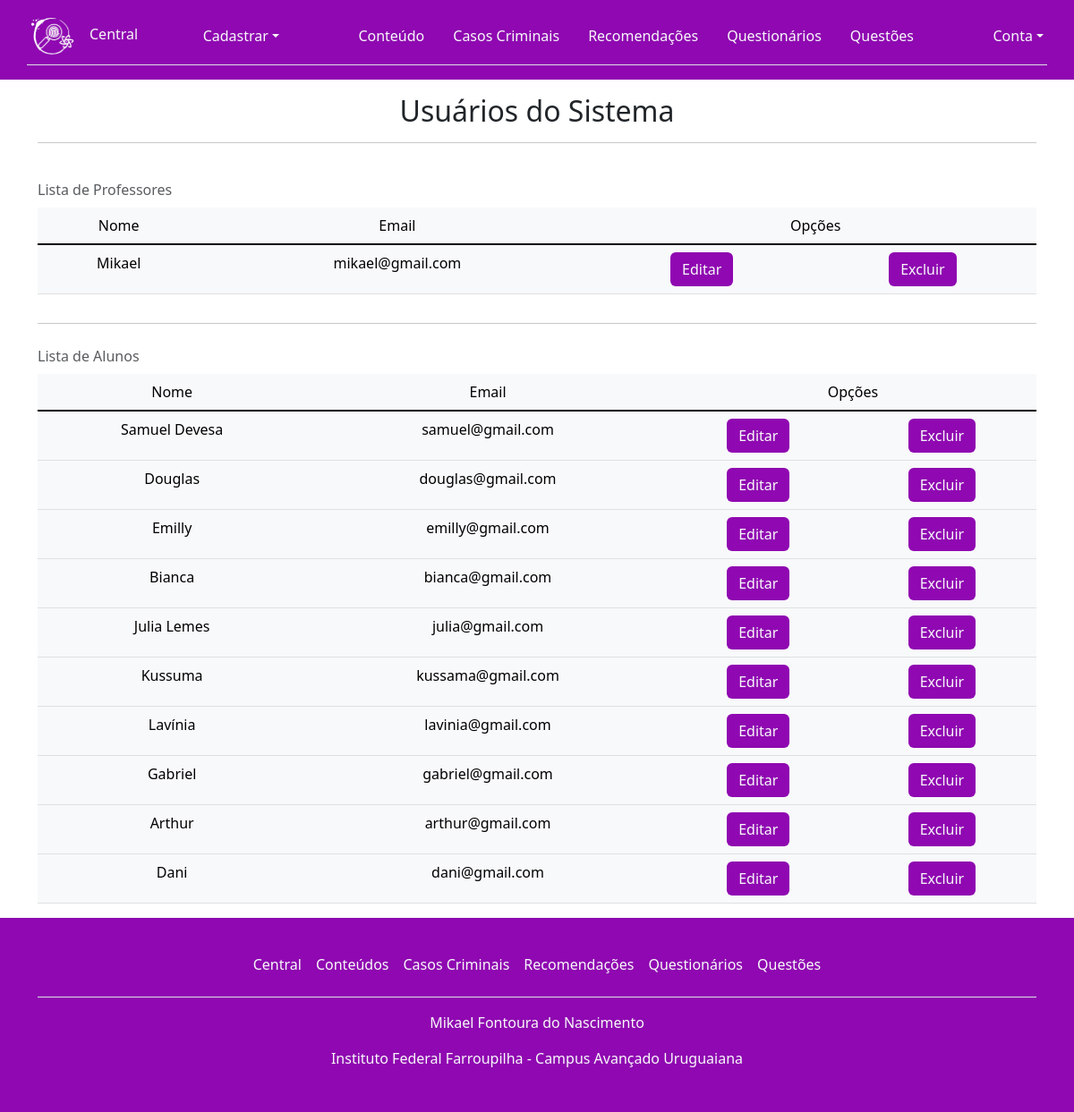
Page /list_users.php (signed in) on the committed database.
### tables this page shows
CREATE TABLE `usuario` (
  `id_usuario` int(11) NOT NULL,
  `nome` varchar(100) NOT NULL,
  `email` varchar(100) NOT NULL,
  `senha` varchar(255) NOT NULL,
  `tipo` int(11) NOT NULL
);

### list_users.php (the view, shortened to what this page needs)
<?php
include_once('controle.php');
$id_usuario = $_SESSION['id_usuario'];
$sql = "SELECT * FROM usuario WHERE id_usuario = $id_usuario";
$resultado = mysqli_query($conexao, $sql);
?>
<!DOCTYPE html>
<html lang="pt-BR">
<head>
    <link rel="stylesheet" href="https://cdnjs.cloudflare.com/ajax/libs/font-awesome/6.4.0/css/all.min.css" />
    <link rel="stylesheet" href="./assets/css/bootstrap.css">
    <link rel="stylesheet" href="./assets/css/pacote.css">
</head>
<body>
    <?php include_once('cabecalho.php'); ?>
    <main class="container">
        <div class="row">
            <div class="col">
                <div class="text-center py-3">
                    <h2>Usuários do Sistema</h2>
                    <hr>
                </div>
            </div>
        </div>
        <div class="row">
            <div class="col">
                <div class="table-responsive">
                    <table class="table table-light table-hover caption-top">
                        <caption>Lista de Professores</caption>
                        <thead class="text-center">
                            <tr>
                                <td>Nome</td>
                                <td>Email</td>
                                <td colspan="2">Opções</td>
                            </tr>
                        </thead>
                        <tbody class="table-group-divider">
                            <?php $sql = "SELECT * FROM usuario WHERE tipo = 1";
                            $result = mysqli_query($conexao, $sql);
                            $professores = mysqli_fetch_all($result, MYSQLI_ASSOC);
                            foreach ($professores as $professor) { ?>
                                <tr class="text-center">
                                    <td><?= $professor['nome']; ?></td>
                                    <td><?= $professor['email']; ?></td>
                                    <td><a href="edit_usuario.php?id_usuario=<?= $professor['id_usuario']; ?>" class="card-link btn text-light" style="background-color: var(--color-purple);">Editar</a></td>
                                    <td><button type="button" class="card-link btn text-light" style="background-color: var(--color-purple);" data-bs-toggle="modal" data-bs-target="#excluir<?= $professor['id_usuario']; ?>">Excluir</button></td>
                                </tr>
                            <?php } ?>
                        </tbody>
                    </table>
                </div>
            </div>
        </div>
        <hr>
        <div class="row">
            <div class="col">
                <div class="table-responsive">
                    <table class="table table-light table-hover caption-top">
                        <caption>Lista de Alunos</caption>
                        <thead class="text-center">
                            <tr>
                                <td>Nome</td>
                                <td>Email</td>
                                <td colspan="2">Opções</td>
                            </tr>
                        </thead>
                        <tbody class="table-group-divider">
                            <?php $sql = "SELECT * FROM usuario WHERE tipo = 0";
                            $result = mysqli_query($conexao, $sql);
                            $usuarios = mysqli_fetch_all($result, MYSQLI_ASSOC);
                            foreach ($usuarios as $usuario) { ?>
                                <tr class="text-center">
                                    <td><?= $usuario['nome']; ?></td>
                                    <td><?= $usuario['email']; ?></td>
                                    <td><a href="edit_usuario.php?id_usuario=<?= $usuario['id_usuario']; ?>" class="card-link btn text-light" style="background-color: var(--color-purple);">Editar</a></td>
                                    <td><button type="button" class="card-link btn text-light" style="background-color: var(--color-purple);" data-bs-toggle="modal" data-bs-target="#excluir<?= $usuario['id_usuario']; ?>">Excluir</button></td>
                                </tr>
                            <?php } ?>
                        </tbody>
                    </table>
                </div>
            </div>
        </div>
    </main>
    <?php include_once('rodape.php') ?>
</body>
</html>

### assets/css/pacote.css (style rules this page uses)
:root { --color-white: rgb(253, 253, 253); --color-dark: rgb(34, 34, 34); --color-purple: rgb(143, 8, 177); --color-blue-dark: rgb(26, 7, 56); --color-blue: rgb(23, 134, 134); --color-red: rgb(179, 2, 2); --color-green: rgb(12, 143, 1); }

### rows in the picture
usuario: nome "Mikael", email "mikael@gmail.com"
usuario: nome "Samuel Devesa", email "samuel@gmail.com"
usuario: nome "Douglas", email "douglas@gmail.com"
usuario: nome "Emilly", email "emilly@gmail.com"
usuario: nome "Bianca", email "bianca@gmail.com"
usuario: nome "Julia Lemes", email "julia@gmail.com"
usuario: nome "Kussuma", email "kussama@gmail.com"
usuario: nome "Lavínia", email "lavinia@gmail.com"
usuario: nome "Gabriel", email "gabriel@gmail.com"
usuario: nome "Arthur", email "arthur@gmail.com"
usuario: nome "Dani", email "dani@gmail.com"
